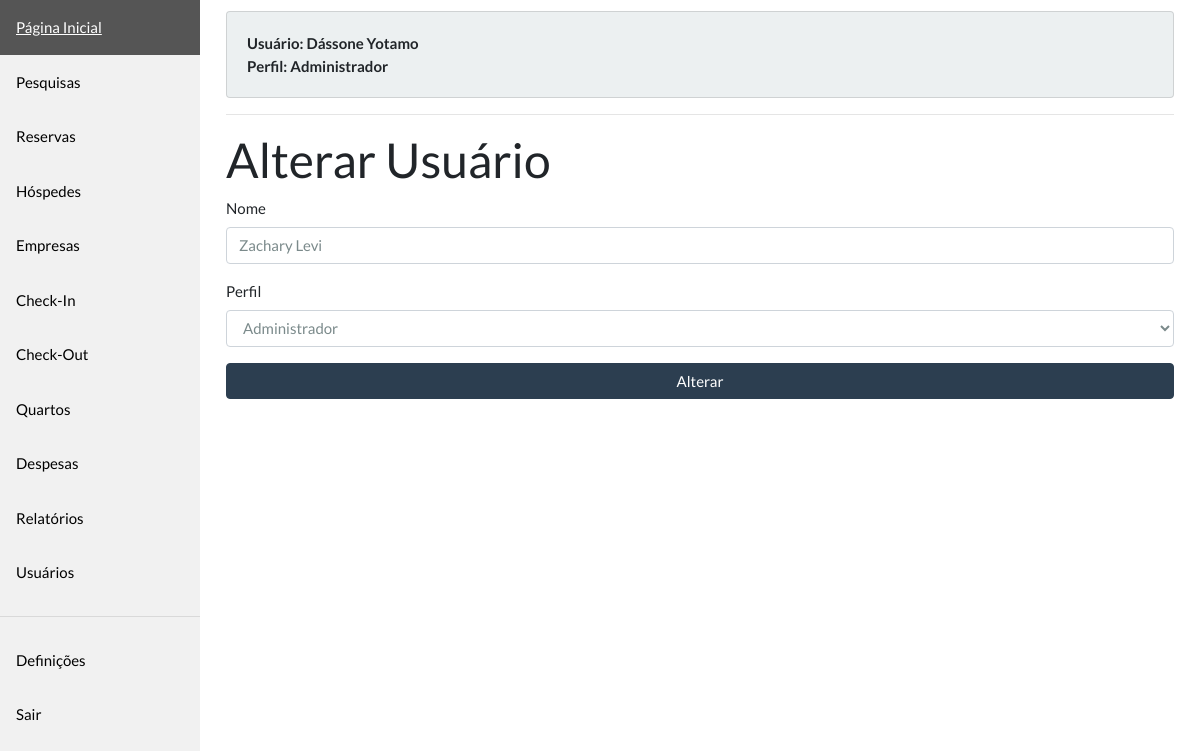
Screenshot of /users/2/edit (signed in) with the database file from the repository.
### models.py (models this page shows)
class BaseModel(Model):
    class Meta:
        database = db

class User(BaseModel, UserMixin):
    name = CharField(max_length=255)
    email = CharField(max_length=255, unique=True)
    profile = CharField(max_length=50, choices=PROFILES)
    password = CharField(max_length=255, default=gph(
        'passwd'))  # TODO remove it later
    created_at = DateTimeField(default=datetime.now())
    updated_at = DateTimeField(null=True)
    created_by = ForeignKeyField('self', column_name='created_by', null=True)
    updated_by = ForeignKeyField('self',  column_name='updated_by', null=True)
    def get_profile_label(self):
        return dict(PROFILES)[self.profile]

### views/users.py (the view)
@users.route('/<int:user_id>/edit', methods=['GET', 'POST'])
@login_required
@allowed_profile(['admin'])
def user_edit(user_id: int):
    form = UserForm(obj=get(User, user_id))
    if form.validate_on_submit():
        data = get_formdata(form)
        update(User, user_id, **data)
        flash('Yes, usuário alterado com sucesso.', 'success')
        return redirect(url_for('users.user_index'))
    return render_template('users/edit.html', form=form)

### forms/user.py
class UserForm(FlaskForm):
    name = TextField('Nome', validators=[REQUIRED])
    email = TextField('Email', validators=[REQUIRED, EMAIL])
    profile = SelectField('Perfil', validators=[REQUIRED], choices=PROFILES)

### app.py (called while the page is built)
@login_manager.user_loader
def load_user(user_id):
    return get(User, user_id)

### dao.py (called while the page is built)
def get(model: Type, id: int) -> Model:
    try:
        return model.get(id)
    except model.DoesNotExist:
        raise abort(404)

### utils/security.py (called while the page is built)
    def __call__(self, func):
        @wraps(func)
        def wrapped_func(*args, **kwargs):
            user_authed = current_user.is_authenticated
            if user_authed and current_user.profile in self.profiles:
                return func(*args, **kwargs)
            raise abort(403)
        return wrapped_func

### templates/users/edit.html (shortened to what this page needs)
{% extends "layout/base.html" %}
{% block content %}
<div>
    <h1>Alterar Usuário</h1>
    {% from "helpers/_form_helpers.html" import render_field %}
    <form method="POST" action="#">
        <div class="form-group">
            {{ render_field(form.name, class="form-control") }}
        </div>
        <div class="form-group">
            {{ render_field(form.profile, class="form-control") }}
        </div>
        <div class="form-group">
            <input type="submit" class="btn btn-primary btn-block" value="Alterar">
        </div>
    </form>
</div>
{% endblock %}

### templates/layout/base.html (shortened to what this page needs)
<!doctype html>
<html lang="en">
<head>
    <link rel="stylesheet" href="{{ url_for('static', filename='styles.css') }}">
    <link rel="stylesheet" href="https://stackpath.bootstrapcdn.com/bootswatch/4.5.0/flatly/bootstrap.min.css"
>
</head>
<body>
    <div class="sidebar">
        <a href="{{ url_for('index') }}">Página Inicial</a>
        {% if current_user.profile in ('receptionist', 'manager', 'admin') %}
        <a href="#">Pesquisas</a>
        {% endif %}
        {% if current_user.profile in ('receptionist', 'manager', 'admin') %}
        <a href="#">Reservas</a>
        {% endif %}
        {% if current_user.profile in ('receptionist', 'manager', 'admin') %}
        <a href="{{ url_for('guests.guest_index') }}">Hóspedes</a>
        {% endif %}
        {% if current_user.profile in ('receptionist', 'manager', 'admin') %}
        <a href="{{ url_for('companies.company_index') }}">Empresas</a>
        {% endif %}
        {% if current_user.profile in ('receptionist', 'manager', 'admin') %}
        <a href="#">Check-In</a>
        {% endif %}
        {% if current_user.profile in ('receptionist', 'manager', 'admin') %}
        <a href="#">Check-Out</a>
        {% endif %}
        {% if current_user.profile in ('receptionist', 'manager', 'admin') %}
        <a href="{{ url_for('rooms.room_index') }}">Quartos</a>
        {% endif %}
        {% if current_user.profile in ('receptionist', 'manager', 'admin') %}
        <a href="#">Despesas</a>
        {% endif %}
        {% if current_user.profile in ('receptionist', 'manager', 'admin') %}
        <a href="#">Relatórios</a>
        {% endif %}
        {% if current_user.profile in ('admin') %}
        <a href="{{ url_for('users.user_index') }}">Usuários</a>
        {% endif %}
        <hr />
        {% if current_user.profile in ('receptionist', 'manager', 'admin') %}
        <a href="#">Definições</a>
        <a href="{{ url_for('logout') }}">Sair</a>
        {% endif %}
    </div>
    <div class="content">
        <div style="padding: 10px">
            <div class="card card-body bg-light" style="font-weight: bold">
                <div>
                    Usuário: {{ current_user.name.title() }}
                </div>
                <div>
                    Perfil: {{ current_user.get_profile_label() }}
                </div>
            </div>
            <hr />
            {% block content %}
            {% endblock %}
        </div>
    </div>
</body>
</html>

### templates/helpers/_form_helpers.html (shortened to what this page needs)
{% macro render_field(field) %}
{{ field.label }}
{{ field(**kwargs)|safe }}
{% endmacro %}

### static/styles.css (style rules this page uses)
.sidebar { margin: 0; padding: 0; width: 200px; background-color: #f1f1f1; position: fixed; height: 100%; overflow: auto; }
.sidebar a { display: block; color: black; padding: 16px; text-decoration: none; }
div.content { margin-left: 200px; padding: 1px 16px; height: 1000px; }

### rows the page displays
User: name "Dássone Yotamo", get_profile_label "Administrador"
User: name "Zachary Levi", profile "Administrador"

### other values shown
{{ field.label }} "Nome Perfil"
